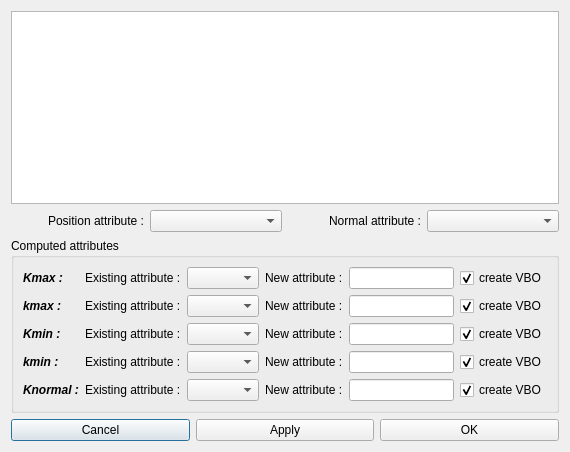
<?xml version="1.0" encoding="UTF-8"?>
<ui version="4.0">
 <class>ComputeCurvatureDialog</class>
 <widget class="QDialog" name="ComputeCurvatureDialog">
  <property name="geometry">
   <rect>
    <x>0</x>
    <y>0</y>
    <width>570</width>
    <height>452</height>
   </rect>
  </property>
  <property name="windowTitle">
   <string>Compute Curvature</string>
  </property>
  <layout class="QVBoxLayout" name="verticalLayout">
   <item>
    <widget class="QListWidget" name="mapList"/>
   </item>
   <item>
    <layout class="QHBoxLayout" name="horizontalLayout_2">
     <item>
      <widget class="QLabel" name="label_2">
       <property name="text">
        <string>Position attribute :</string>
       </property>
       <property name="alignment">
        <set>Qt::AlignRight|Qt::AlignTrailing|Qt::AlignVCenter</set>
       </property>
      </widget>
     </item>
     <item>
      <widget class="QComboBox" name="combo_positionAttribute">
       <property name="sizePolicy">
        <sizepolicy hsizetype="Preferred" vsizetype="Fixed">
         <horstretch>0</horstretch>
         <verstretch>0</verstretch>
        </sizepolicy>
       </property>
      </widget>
     </item>
     <item>
      <widget class="QLabel" name="label_14">
       <property name="text">
        <string>Normal attribute :</string>
       </property>
       <property name="alignment">
        <set>Qt::AlignRight|Qt::AlignTrailing|Qt::AlignVCenter</set>
       </property>
      </widget>
     </item>
     <item>
      <widget class="QComboBox" name="combo_normalAttribute">
       <property name="sizePolicy">
        <sizepolicy hsizetype="Preferred" vsizetype="Fixed">
         <horstretch>0</horstretch>
         <verstretch>0</verstretch>
        </sizepolicy>
       </property>
      </widget>
     </item>
    </layout>
   </item>
   <item>
    <widget class="QGroupBox" name="groupBox">
     <property name="title">
      <string>Computed attributes</string>
     </property>
     <layout class="QGridLayout" name="gridLayout">
      <item row="0" column="0">
       <widget class="QLabel" name="label_4">
        <property name="font">
         <font>
          <weight>75</weight>
          <italic>true</italic>
          <bold>true</bold>
         </font>
        </property>
        <property name="text">
         <string>Kmax :</string>
        </property>
       </widget>
      </item>
      <item row="0" column="1">
       <layout class="QHBoxLayout" name="horizontalLayout">
        <item>
         <widget class="QLabel" name="label_3">
          <property name="text">
           <string>Existing attribute :</string>
          </property>
         </widget>
        </item>
        <item>
         <widget class="QComboBox" name="combo_KmaxAttribute">
          <property name="sizePolicy">
           <sizepolicy hsizetype="Expanding" vsizetype="Fixed">
            <horstretch>0</horstretch>
            <verstretch>0</verstretch>
           </sizepolicy>
          </property>
         </widget>
        </item>
       </layout>
      </item>
      <item row="0" column="2">
       <layout class="QHBoxLayout" name="horizontalLayout_4">
        <item>
         <widget class="QLabel" name="label">
          <property name="text">
           <string>New attribute :</string>
          </property>
         </widget>
        </item>
        <item>
         <widget class="QLineEdit" name="KmaxAttributeName"/>
        </item>
       </layout>
      </item>
      <item row="0" column="3">
       <widget class="QCheckBox" name="check_KmaxCreateVBO">
        <property name="text">
         <string>create VBO</string>
        </property>
        <property name="checked">
         <bool>true</bool>
        </property>
       </widget>
      </item>
      <item row="1" column="0">
       <widget class="QLabel" name="label_10">
        <property name="font">
         <font>
          <weight>75</weight>
          <italic>true</italic>
          <bold>true</bold>
         </font>
        </property>
        <property name="text">
         <string>kmax :</string>
        </property>
       </widget>
      </item>
      <item row="1" column="1">
       <layout class="QHBoxLayout" name="horizontalLayout_8">
        <item>
         <widget class="QLabel" name="label_9">
          <property name="text">
           <string>Existing attribute :</string>
          </property>
         </widget>
        </item>
        <item>
         <widget class="QComboBox" name="combo_kmaxAttribute">
          <property name="sizePolicy">
           <sizepolicy hsizetype="Expanding" vsizetype="Fixed">
            <horstretch>0</horstretch>
            <verstretch>0</verstretch>
           </sizepolicy>
          </property>
         </widget>
        </item>
       </layout>
      </item>
      <item row="1" column="2">
       <layout class="QHBoxLayout" name="horizontalLayout_7">
        <item>
         <widget class="QLabel" name="label_8">
          <property name="text">
           <string>New attribute :</string>
          </property>
         </widget>
        </item>
        <item>
         <widget class="QLineEdit" name="kmaxAttributeName"/>
        </item>
       </layout>
      </item>
      <item row="1" column="3">
       <widget class="QCheckBox" name="check_kmaxCreateVBO">
        <property name="text">
         <string>create VBO</string>
        </property>
        <property name="checked">
         <bool>true</bool>
        </property>
       </widget>
      </item>
      <item row="2" column="0">
       <widget class="QLabel" name="label_7">
        <property name="font">
         <font>
          <weight>75</weight>
          <italic>true</italic>
          <bold>true</bold>
         </font>
        </property>
        <property name="text">
         <string>Kmin :</string>
        </property>
       </widget>
      </item>
      <item row="2" column="1">
       <layout class="QHBoxLayout" name="horizontalLayout_6">
        <item>
         <widget class="QLabel" name="label_6">
          <property name="text">
           <string>Existing attribute :</string>
          </property>
         </widget>
        </item>
        <item>
         <widget class="QComboBox" name="combo_KminAttribute">
          <property name="sizePolicy">
           <sizepolicy hsizetype="Expanding" vsizetype="Fixed">
            <horstretch>0</horstretch>
            <verstretch>0</verstretch>
           </sizepolicy>
          </property>
         </widget>
        </item>
       </layout>
      </item>
      <item row="2" column="2">
       <layout class="QHBoxLayout" name="horizontalLayout_5">
        <item>
         <widget class="QLabel" name="label_5">
          <property name="text">
           <string>New attribute :</string>
          </property>
         </widget>
        </item>
        <item>
         <widget class="QLineEdit" name="KminAttributeName"/>
        </item>
       </layout>
      </item>
      <item row="2" column="3">
       <widget class="QCheckBox" name="check_KminCreateVBO">
        <property name="text">
         <string>create VBO</string>
        </property>
        <property name="checked">
         <bool>true</bool>
        </property>
       </widget>
      </item>
      <item row="3" column="0">
       <widget class="QLabel" name="label_13">
        <property name="font">
         <font>
          <weight>75</weight>
          <italic>true</italic>
          <bold>true</bold>
         </font>
        </property>
        <property name="text">
         <string>kmin :</string>
        </property>
       </widget>
      </item>
      <item row="3" column="1">
       <layout class="QHBoxLayout" name="horizontalLayout_10">
        <item>
         <widget class="QLabel" name="label_12">
          <property name="text">
           <string>Existing attribute :</string>
          </property>
         </widget>
        </item>
        <item>
         <widget class="QComboBox" name="combo_kminAttribute">
          <property name="sizePolicy">
           <sizepolicy hsizetype="Expanding" vsizetype="Fixed">
            <horstretch>0</horstretch>
            <verstretch>0</verstretch>
           </sizepolicy>
          </property>
         </widget>
        </item>
       </layout>
      </item>
      <item row="3" column="2">
       <layout class="QHBoxLayout" name="horizontalLayout_9">
        <item>
         <widget class="QLabel" name="label_11">
          <property name="text">
           <string>New attribute :</string>
          </property>
         </widget>
        </item>
        <item>
         <widget class="QLineEdit" name="kminAttributeName"/>
        </item>
       </layout>
      </item>
      <item row="3" column="3">
       <widget class="QCheckBox" name="check_kminCreateVBO">
        <property name="text">
         <string>create VBO</string>
        </property>
        <property name="checked">
         <bool>true</bool>
        </property>
       </widget>
      </item>
      <item row="4" column="0">
       <widget class="QLabel" name="label_15">
        <property name="font">
         <font>
          <weight>75</weight>
          <italic>true</italic>
          <bold>true</bold>
         </font>
        </property>
        <property name="text">
         <string>Knormal :</string>
        </property>
       </widget>
      </item>
      <item row="4" column="1">
       <layout class="QHBoxLayout" name="horizontalLayout_12">
        <item>
         <widget class="QLabel" name="label_17">
          <property name="text">
           <string>Existing attribute :</string>
          </property>
         </widget>
        </item>
        <item>
         <widget class="QComboBox" name="combo_KnormalAttribute">
          <property name="sizePolicy">
           <sizepolicy hsizetype="Expanding" vsizetype="Fixed">
            <horstretch>0</horstretch>
            <verstretch>0</verstretch>
           </sizepolicy>
          </property>
         </widget>
        </item>
       </layout>
      </item>
      <item row="4" column="2">
       <layout class="QHBoxLayout" name="horizontalLayout_11">
        <item>
         <widget class="QLabel" name="label_16">
          <property name="text">
           <string>New attribute :</string>
          </property>
         </widget>
        </item>
        <item>
         <widget class="QLineEdit" name="KnormalAttributeName"/>
        </item>
       </layout>
      </item>
      <item row="4" column="3">
       <widget class="QCheckBox" name="check_KnormalCreateVBO">
        <property name="text">
         <string>create VBO</string>
        </property>
        <property name="checked">
         <bool>true</bool>
        </property>
       </widget>
      </item>
     </layout>
    </widget>
   </item>
   <item>
    <layout class="QHBoxLayout" name="horizontalLayout_3">
     <item>
      <widget class="QPushButton" name="button_cancel">
       <property name="text">
        <string>Cancel</string>
       </property>
      </widget>
     </item>
     <item>
      <widget class="QPushButton" name="button_apply">
       <property name="text">
        <string>Apply</string>
       </property>
      </widget>
     </item>
     <item>
      <widget class="QPushButton" name="button_ok">
       <property name="text">
        <string>OK</string>
       </property>
      </widget>
     </item>
    </layout>
   </item>
  </layout>
 </widget>
 <resources/>
 <connections>
  <connection>
   <sender>button_ok</sender>
   <signal>clicked()</signal>
   <receiver>ComputeCurvatureDialog</receiver>
   <slot>accept()</slot>
   <hints>
    <hint type="sourcelabel">
     <x>232</x>
     <y>283</y>
    </hint>
    <hint type="destinationlabel">
     <x>140</x>
     <y>156</y>
    </hint>
   </hints>
  </connection>
  <connection>
   <sender>button_cancel</sender>
   <signal>clicked()</signal>
   <receiver>ComputeCurvatureDialog</receiver>
   <slot>reject()</slot>
   <hints>
    <hint type="sourcelabel">
     <x>52</x>
     <y>283</y>
    </hint>
    <hint type="destinationlabel">
     <x>140</x>
     <y>156</y>
    </hint>
   </hints>
  </connection>
 </connections>
</ui>
